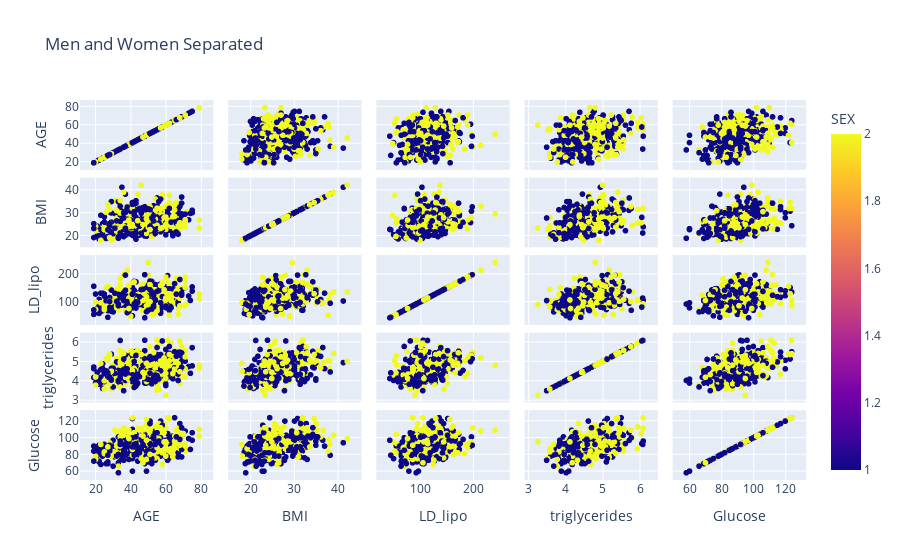

The cell this chart's notebook holds for it:
### Markdown cell above
&#9989; **(7 pt):** Create another scatter matrix plot like you did above, but now use different colors for the male and female data points.

### Code cell
## Put your code herefig = px.scatter_matrix(sas,
fig = px.scatter_matrix(sas,
    dimensions=["AGE", "BMI", "LD_lipo", "triglycerides", "Glucose"],
    color= "SEX",
    title = "Men and Women Separated")
fig.show()

### Figure 1 — Plotly figure (JSON) as saved in the notebook; plotly's stock layout.template omitted (floating-point values rounded to 4 significant figures; data arrays with more than 128 entries replaced by an {"elided": "..."} marker saying what was removed)
{"data": [{"dimensions": [{"axis": {"matches": true}, "label": "AGE", "values": {"elided": "442 int values"}}, {"axis": {"matches": true}, "label": "BMI", "values": {"elided": "442 float values"}}, {"axis": {"matches": true}, "label": "LD_lipo", "values": {"elided": "442 float values"}}, {"axis": {"matches": true}, "label": "triglycerides", "values": {"elided": "442 float values"}}, {"axis": {"matches": true}, "label": "Glucose", "values": {"elided": "442 int values"}}], "hovertemplate": "%{xaxis.title.text}=%{x}<br>%{yaxis.title.text}=%{y}<br>SEX=%{marker.color}<extra></extra>", "legendgroup": "", "marker": {"color": {"elided": "442 int values"}, "coloraxis": "coloraxis", "symbol": "circle"}, "name": "", "showlegend": false, "type": "splom"}], "layout": {"coloraxis": {"colorbar": {"title": {"text": "SEX"}}, "colorscale": [[0, "#0d0887"], [0.1111, "#46039f"], [0.2222, "#7201a8"], [0.3333, "#9c179e"], [0.4444, "#bd3786"], [0.5556, "#d8576b"], [0.6667, "#ed7953"], [0.7778, "#fb9f3a"], [0.8889, "#fdca26"], [1, "#f0f921"]]}, "dragmode": "select", "legend": {"tracegroupgap": 0}, "title": {"text": "Men and Women Separated"}}}
